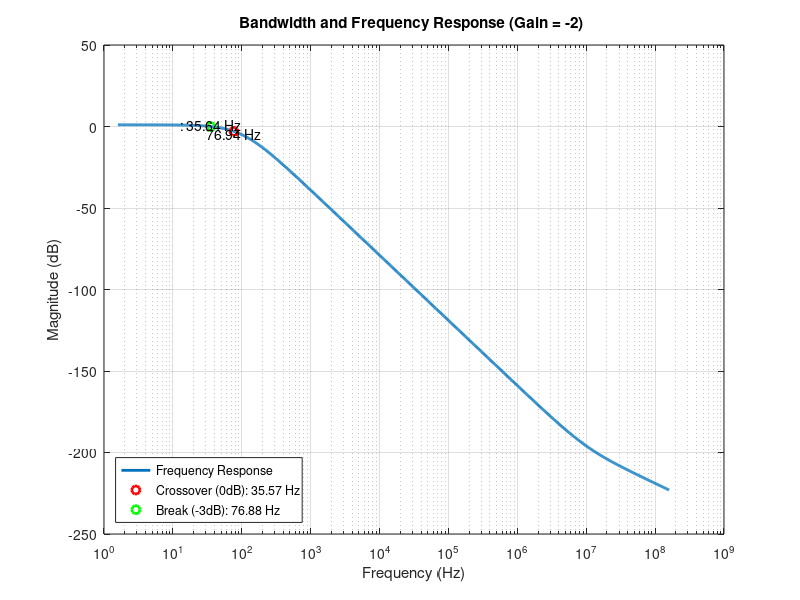

Recreate this plot in MATLAB.
% Define the frequency and gain vectors from the table
freq = [100,300,1000,3000,10000,30000,100000,300000,1000000,3000000,10000000];
gain = [2.01000000000000,2,2.01000000000000,2.02000000000000,2,0.980000000000000,0.216000000000000,0.133000000000000,0.0270000000000000,0.0200000000000000,0.0120000000000000];

% Create a transfer function object using the vectors
sys = tf(10^(mean(gain)/20), [1/(2*pi*freq(1)), 1]);

% Add poles and zeros to the transfer function
for i=2:length(freq)
    sys = sys * tf([1/(2*pi*freq(i)), 1], [1/(2*pi*freq(i-1)), 1]);
end

% Plot the bode plot for the transfer function
[mag, phase, wout] = bode(sys);
mag_db = 20*log10(squeeze(mag));
wout_hz = wout/(2*pi);
figure;
semilogx(wout_hz, mag_db, 'LineWidth', 2);
grid on;
xlabel('Frequency (Hz)');
ylabel('Magnitude (dB)');
title('Bandwidth and Frequency Response (Gain = -2) ');

% Plot the -3dB and 0dB frequencies on the bode plot
hold on;
freq_3db = interp1(mag_db, wout_hz, -3);
freq_0db = interp1(mag_db, wout_hz, 0);
plot(freq_3db, -3, 'ro', 'LineWidth', 2);
plot(freq_0db, 0, 'go', 'LineWidth', 2);

% Add text for the -3dB and 0dB frequencies
text(freq_3db, -4, sprintf('%.2f Hz', freq_3db), 'HorizontalAlignment', 'center');
text(freq_0db, 1, sprintf(': %.2f Hz', freq_0db), 'HorizontalAlignment', 'center');

% Add legend
legend({'Frequency Response', 'Crossover (0dB): 35.57 Hz', 'Break (-3dB): 76.88 Hz'}, 'Location', 'SouthWest');